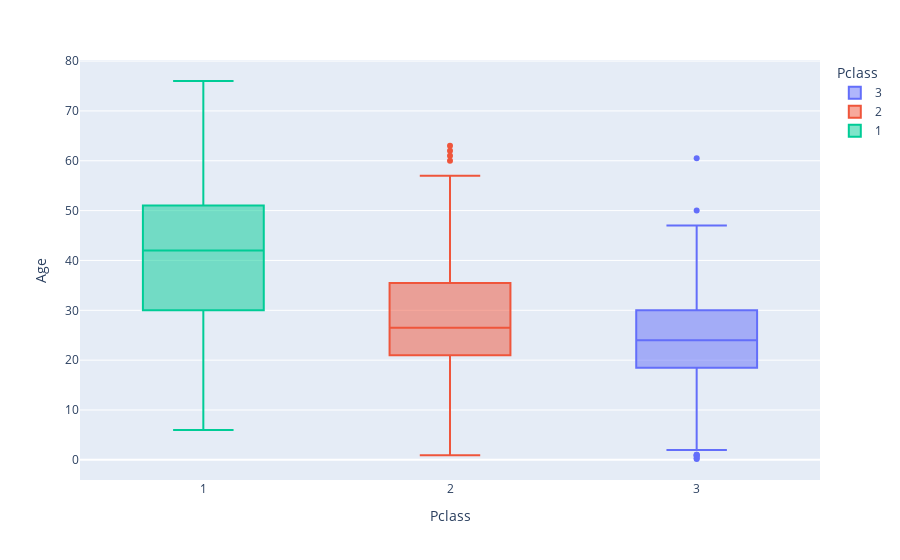

Notebook source saved alongside this figure:
### Code cell
px.box(tt,x='Pclass',y='Age',color='Pclass')

### Figure 1 — Plotly figure (JSON) as saved in the notebook; plotly's stock layout.template omitted (floating-point values rounded to 4 significant figures; data arrays with more than 128 entries replaced by an {"elided": "..."} marker saying what was removed)
{"data": [{"alignmentgroup": "True", "hovertemplate": "Pclass=%{x}<br>Age=%{y}<extra></extra>", "legendgroup": "3", "marker": {"color": "#636efa"}, "name": "3", "notched": false, "offsetgroup": "3", "orientation": "v", "showlegend": true, "type": "box", "x": {"elided": "218 int values"}, "x0": " ", "xaxis": "x", "y": {"elided": "218 float values"}, "y0": " ", "yaxis": "y"}, {"alignmentgroup": "True", "hovertemplate": "Pclass=%{x}<br>Age=%{y}<extra></extra>", "legendgroup": "2", "marker": {"color": "#EF553B"}, "name": "2", "notched": false, "offsetgroup": "2", "orientation": "v", "showlegend": true, "type": "box", "x": [2, 2, 2, 2, 2, 2, 2, 2, 2, 2, 2, 2, 2, 2, 2, 2, 2, 2, 2, 2, 2, 2, 2, 2, 2, 2, 2, 2, 2, 2, 2, 2, 2, 2, 2, 2, 2, 2, 2, 2, 2, 2, 2, 2, 2, 2, 2, 2, 2, 2, 2, 2, 2, 2, 2, 2, 2, 2, 2, 2, 2, 2, 2, 2, 2, 2, 2, 2, 2, 2, 2, 2, 2, 2, 2, 2, 2, 2, 2, 2, 2, 2, 2, 2, 2, 2, 2, 2, 2, 2, 2, 2, 2], "x0": " ", "xaxis": "x", "y": [62, 26, 63, 24, 35, 50, 24, 30, 27, 20, null, 32, null, 30, null, 2, 27, 18.5, 41, 29, 12, 42, 26, 28, 30, 26, 41, 15, 20, 36, 30, 40, 21, 40, 34, 61, 8, 23, 8, 25, 24, 17, 60, 30, 22, 36, 14, 18, 45, 22, 42, 29, 0.92, 19, 29, 30, 20, 28, 40, 30, 22, 1, null, 43, 19, 22, 26, 12, 29, 21, 48, 32, 25, 18, 26, 24, 31, 25, 18, 49, 24, 31, 29, 21, 44, 21, null, 24, 57, 47, 38, 20, 23], "y0": " ", "yaxis": "y"}, {"alignmentgroup": "True", "hovertemplate": "Pclass=%{x}<br>Age=%{y}<extra></extra>", "legendgroup": "1", "marker": {"color": "#00cc96"}, "name": "1", "notched": false, "offsetgroup": "1", "orientation": "v", "showlegend": true, "type": "box", "x": [1, 1, 1, 1, 1, 1, 1, 1, 1, 1, 1, 1, 1, 1, 1, 1, 1, 1, 1, 1, 1, 1, 1, 1, 1, 1, 1, 1, 1, 1, 1, 1, 1, 1, 1, 1, 1, 1, 1, 1, 1, 1, 1, 1, 1, 1, 1, 1, 1, 1, 1, 1, 1, 1, 1, 1, 1, 1, 1, 1, 1, 1, 1, 1, 1, 1, 1, 1, 1, 1, 1, 1, 1, 1, 1, 1, 1, 1, 1, 1, 1, 1, 1, 1, 1, 1, 1, 1, 1, 1, 1, 1, 1, 1, 1, 1, 1, 1, 1, 1, 1, 1, 1, 1, 1, 1, 1], "x0": " ", "xaxis": "x", "y": [46, 23, 47, 55, null, 21, 48, 22, 41, 30, null, 45, 45, 60, 24, 28, 36, 13, 47, 31, 60, 28.5, 35, 32.5, 55, 67, 49, 27, 25, 76, 43, 36, 63, 36, 35, 53, 33, 61, 42, null, null, 23, 29, 42, 48, null, 54, 64, 37, 18, 27, null, 6, 47, null, 33, 42, 57, 50, 53, 21, 39, 64, 48, 55, 45, 41, 27, null, 46, 26, 24, null, 53, 30, 64, 30, 55, 55, 57, 33, 39, 46, 39, 30, 58, 45, 50, 59, 25, 45, 31, 49, 54, 45, 55, 23, 51, 18, 48, 30, 22, 17, 43, 50, 37, 39], "y0": " ", "yaxis": "y"}], "layout": {"boxmode": "overlay", "legend": {"title": {"text": "Pclass"}, "tracegroupgap": 0}, "margin": {"t": 60}, "xaxis": {"anchor": "y", "categoryarray": [3, 2, 1], "categoryorder": "array", "domain": [0, 1], "title": {"text": "Pclass"}}, "yaxis": {"anchor": "x", "domain": [0, 1], "title": {"text": "Age"}}}}
